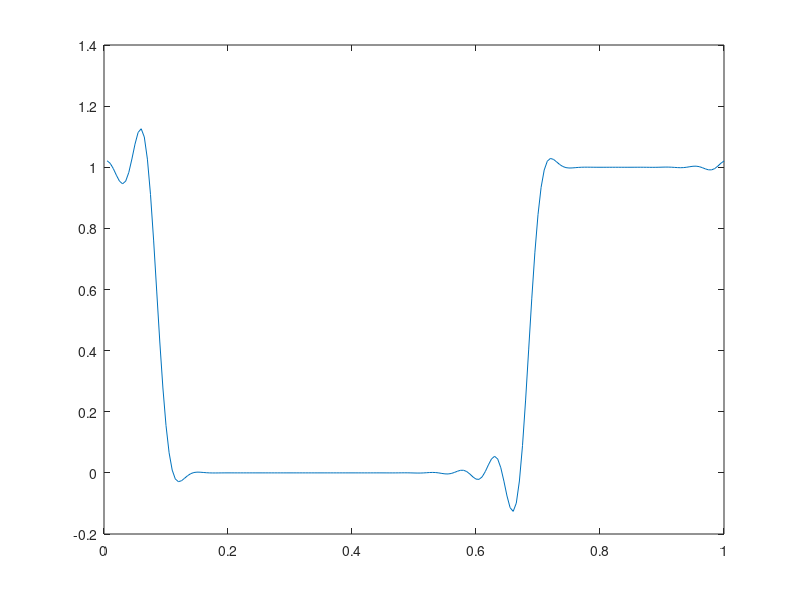
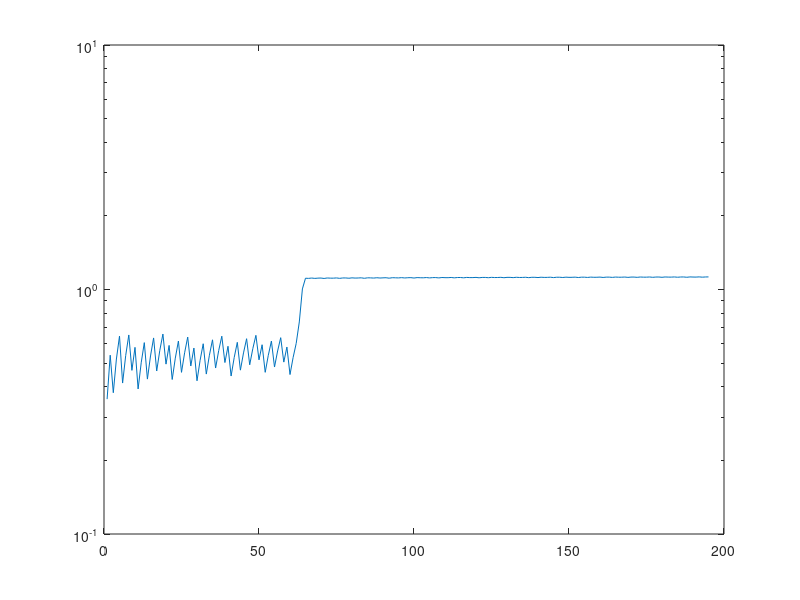
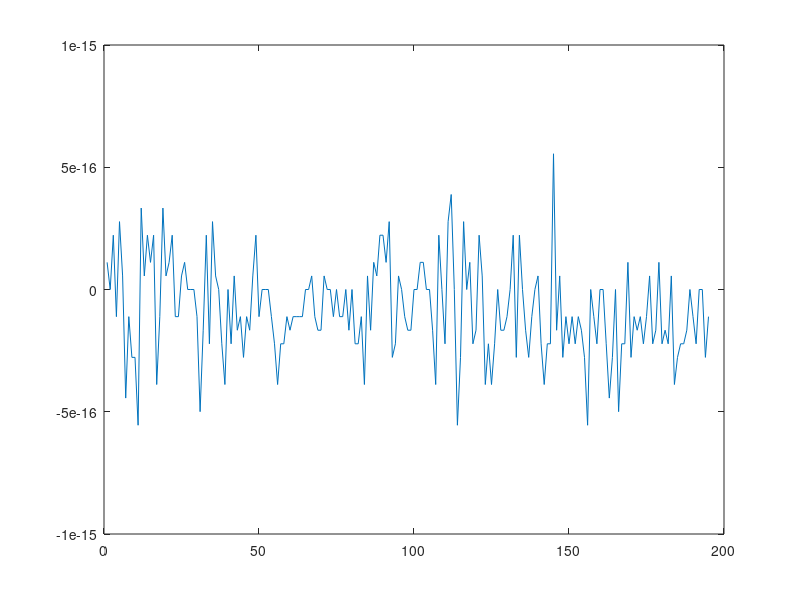

Here is the MATLAB script that generated these plots, in order:
clc; clear all; close all;

c=1/5;

n=200;
h=1./n;
x=[h:h:1]';

cfl=2*sqrt(2/3);
ddt=cfl*h/c;
tmax=8;

k=diag(ones(n-1,1),1)-diag(ones(n-1,1),-1);
k(1,end)=-1; k(end,1)=1;
k=sparse(k./(2*h));
p=1/6*diag(ones(n-1,1),1)+1/6*diag(ones(n-1,1),-1)+4/6*eye(n,n);
p(end,1)=1/6; p(1,end)=1/6;
p=sparse(p);


opt_ftr='redonnet10';
if strcmp(opt_ftr,'redonnet10')==1
    ftr0=772/1024;
    ftr1=420/1024;
    ftr2=-240/1024;
    ftr3=90/1024;
    ftr4=-20/1024;
    ftr5=2/1024;
    J=diag(ones(n-1,1),1); J(end,1)=1;
    ftr=ftr0.*eye(n,n)+ftr1/2*(J+J^(n-1))+ftr2/2*(J^2+J^(n-2))+ftr3/2*(J^3+J^(n-3))+ftr4/2*(J^4+J^(n-4))+ftr5/2*(J^5+J^(n-5));
elseif strcmp(opt_ftr,'redonnet4')==1
    ftr0=10/16;
    ftr1=8/16;
    ftr2=-2/16;
    J=diag(ones(n-1,1),1); J(end,1)=1;
    ftr=ftr0.*eye(n,n)+ftr1/2*(J+J^(n-1))+ftr2/2*(J^2+J^(n-2));
elseif strcmp(opt_ftr,'redonnet2')==1
    ftr0=1/2;
    ftr1=1/2;
    J=diag(ones(n-1,1),1); J(end,1)=1;
    ftr=ftr0.*eye(n,n)+ftr1/2*(J+J^(n-1));
elseif strcmp(opt_ftr,'bogey6')==1
    d0=0.234810479761700;
    d1=-.199250131285813;
    d2=0.120198310245186;
    d3=-.049303775636020;
    d4=0.012396449873964;
    d5=-.001446093078167;
    
    ftr0=1-d0;
    ftr1=-d1;
    ftr2=-d2;
    ftr3=-d3;
    ftr4=-d4;
    ftr5=-d5;
    J=diag(ones(n-1,1),1); J(end,1)=1;
    ftr=ftr0.*eye(n,n)+ftr1*(J+J^(n-1))+ftr2*(J^2+J^(n-2))+ftr3*(J^3+J^(n-3))+ftr4*(J^4+J^(n-4))+ftr5*(J^5+J^(n-5));
else
    ftr=speye(n,n);
end
ftr=sparse(ftr);


u=(abs(x-.3)<0.2);
%u=exp(-500*(x-.3).^2);
%u=.4*cos(2*pi*x)+.5;
int=sum(u)*h;

e=[]; cons=[];
t=0;
while t+ddt<tmax
     clc; t=t+ddt
    
    du=k*u;
    w=p\du;
    k1=-c*w;
    
    du=k*(u+ddt/2*k1);
    w=p\du;
    k2=-c*w;
    
    du=k*(u+ddt/2*k2);
    w=p\du;
    k3=-c*w;
    
    du=k*(u+ddt*k3);
    w=p\du;
    k4=-c*w;
    
    fu=u+ddt/6*(k1+2*k2+2*k3+k4);
    u=ftr*fu;
    
    %uex=exp(-500*(x-c*t-.3).^2);
    uex=(abs(x-c*t-.3)<0.2);
    %uex=.4*cos(2*pi*(x-c*t))+.5;
    e=[e norm(u-uex,inf)];
    cons=[cons sum(u)*h-int];

    
    pause(0.001)
    clf
    figure(1)
    plot(x,u)
   % axis([0 1 -.2 1.2])
end


figure(2)
semilogy(e)

figure(3)
plot(cons)
